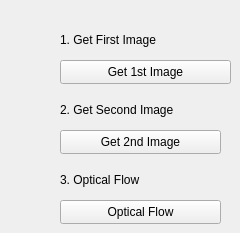
       <widget class="QWidget" name="tab_8">
        <attribute name="title">
         <string>8</string>
        </attribute>
        <widget class="QPushButton" name="getImage">
         <property name="geometry">
          <rect>
           <x>60</x>
           <y>60</y>
           <width>171</width>
           <height>24</height>
          </rect>
         </property>
         <property name="text">
          <string>Get 1st Image</string>
         </property>
        </widget>
        <widget class="QPushButton" name="getImage_2">
         <property name="geometry">
          <rect>
           <x>60</x>
           <y>130</y>
           <width>161</width>
           <height>24</height>
          </rect>
         </property>
         <property name="text">
          <string>Get 2nd Image</string>
         </property>
        </widget>
        <widget class="QPushButton" name="getOpticalFlow">
         <property name="geometry">
          <rect>
           <x>60</x>
           <y>200</y>
           <width>161</width>
           <height>24</height>
          </rect>
         </property>
         <property name="text">
          <string>Optical Flow</string>
         </property>
        </widget>
        <widget class="QLabel" name="label_31">
         <property name="geometry">
          <rect>
           <x>60</x>
           <y>30</y>
           <width>171</width>
           <height>20</height>
          </rect>
         </property>
         <property name="text">
          <string>1. Get First Image</string>
         </property>
        </widget>
        <widget class="QLabel" name="label_32">
         <property name="geometry">
          <rect>
           <x>60</x>
           <y>100</y>
           <width>171</width>
           <height>20</height>
          </rect>
         </property>
         <property name="text">
          <string>2. Get Second Image</string>
         </property>
        </widget>
        <widget class="QLabel" name="label_33">
         <property name="geometry">
          <rect>
           <x>60</x>
           <y>170</y>
           <width>171</width>
           <height>20</height>
          </rect>
         </property>
         <property name="text">
          <string>3. Optical Flow</string>
         </property>
        </widget>
       </widget>
